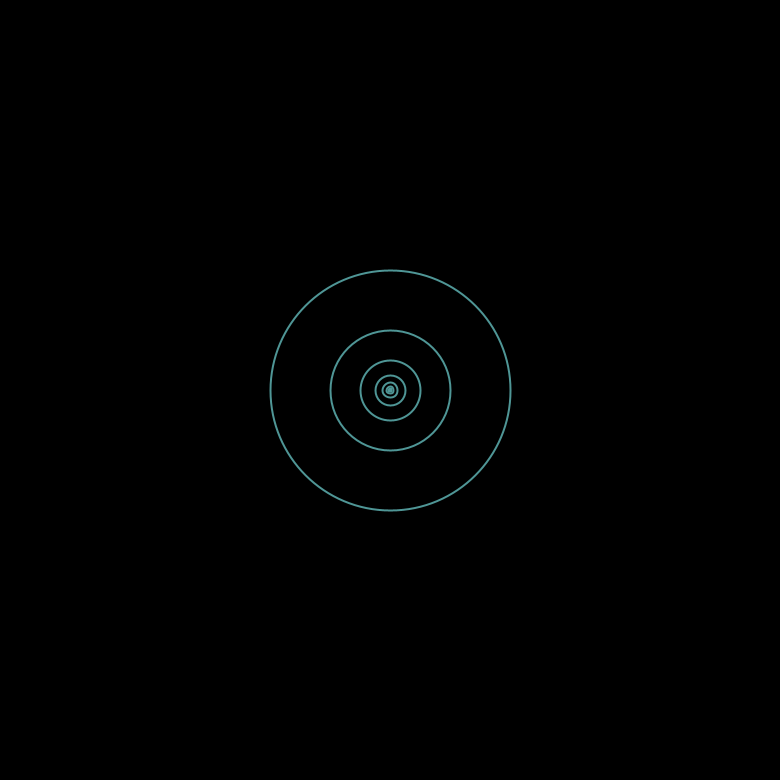
Frame 1 (no input)
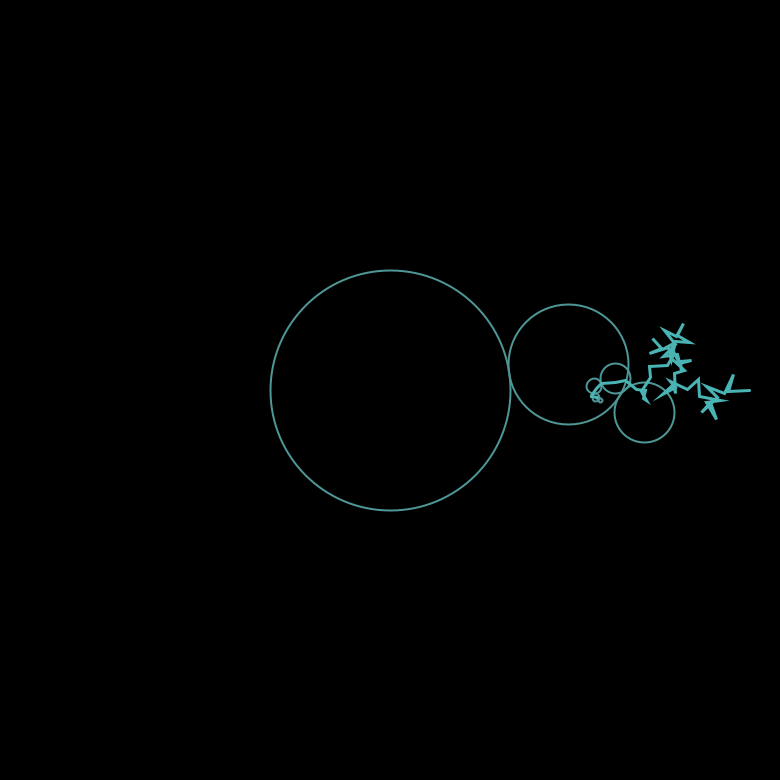
Frame 60 (the mouse pressed at the canvas centre just before this capture)
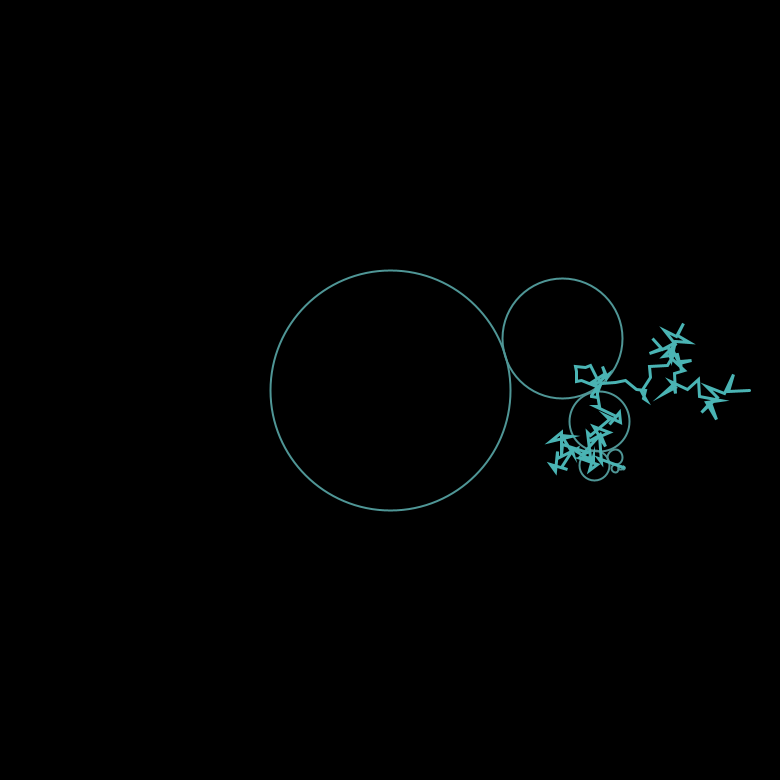
Frame 120 (the mouse held since frame 60 and released just before this capture)

The Processing sketch that drew these frames (run headless with seeded random() and noise(); from frame 60 on, the mouse is pressed at the canvas centre):

// Processing sketch: main
// ── main.pde
SpiroPainter painter;

void setup()
{
  surface.setTitle("Spiro-Graphs");
  surface.setResizable(false);
  surface.setLocation(displayWidth / 3, floor(0.1 * displayHeight));

  createPainter();

  size(780, 780);
  colorMode(HSB, 360, 255, 255);
}

void createPainter()
{
  var depth = 18;
  painter = new SpiroPainter(depth);
}

void draw()
{
  background(0);

  painter.render();
  painter.animate();
}

// ── Epicycle.pde
class Epicycle
{

  private Epicycle parent;
  private int depth;

  private float radius;
  private PVector position;

  private float angle;
  private float deltaAngle;

  private Epicycle child;

  /* Constructor definition */
  public Epicycle(Epicycle parent, int depth)
  {
    this.parent = parent;
    this.depth = depth;

    if (this.parent != null)
    {
      this.radius = 0.5 * this.parent.radius;
      this.position = new PVector();

      this.angle = 0f;

      /*
       * The following equations for the angular
       * frequency and the epicycle's rotational
       * direction, as well as for the parent-child
       * radii ratio, produce aesthetic unique designs
       * Below are given some examples in terms of
       * of [radiiRatio, angularEquation, directionEquation]:
       *
       * [0.09, this.depth / this.radius, cos(2 * this.depth + 1)]
       * [0.5, 2 * this.depth / this.radius, pow(-1, this.depth)]
       * [0.5, 21 * this.depth / pow(this.radius, 2), pow(-1, this.depth)]
       * [0.25, 9 * this.depth / pow(this.radius, 2), sin(2 * this.depth + 1)]
       * [0.25, 3 * this.depth / pow(this.radius, 1.5), sin(2 * this.depth + 1) | pow(-1, 1.5)]
       */
      var factor = TAU / (15 * this.depth);
      var equation = 21 * this.depth / pow(this.radius, 2);
      var sign = (pow(-1, this.depth) > 0 ? 1 : -1);
      equation *= factor;
      this.deltaAngle = equation * sign;
    }

    this.child = null;
  }

  public Epicycle(float radius, PVector position)
  {
    this(null, 0);

    this.radius = radius;
    this.position = position;
  }

  /* Function definition */
  public int getDepth()
  {
    return this.depth;
  }

  public PVector getPosition()
  {
    return this.position;
  }

  public Epicycle createChild()
  {
    this.child = new Epicycle(this, this.depth + 1);
    return this.child;
  }

  public void animate()
  {
    if (this.parent != null)
    {
      var newRadius = this.radius + this.parent.radius;
      var posX = newRadius * cos(this.angle);
      var posY = newRadius * sin(this.angle);
      this.position = new PVector(posX, posY);
      this.position.add(this.parent.getPosition());

      this.angle += this.deltaAngle;
    }
  }

  public void render()
  {
    pushMatrix();
    translate(this.position.x, this.position.y);

    noFill();
    stroke(180, 120, 150);
    strokeWeight(2);
    circle(0, 0, 2 * this.radius);

    popMatrix();
  }
}

// ── PathTracer.pde
class PathTracer
{

  private ArrayList<PVector> path;

  /* Constructor definition */
  public PathTracer()
  {
    this.path = new ArrayList<PVector>();
  }

  /* Function definition */
  public void addNewPoint(PVector point)
  {
    if (this.path != null)
      this.path.add(point);
  }

  public void render()
  {
    if (this.path != null)
    {
      noFill();
      strokeWeight(3);
      stroke(180, 150, 180);

      beginShape();
      for (var step : this.path)
        vertex(step.x, step.y);
      endShape();
    }
  }
}

// ── SpiroPainter.pde
class SpiroPainter
{

  private int depth;
  private ArrayList<Epicycle> epicycles;

  private PathTracer pathTracer;

  /* Constructor definition */
  public SpiroPainter(int depth)
  {
    this.depth = depth;

    this.createPainter();
    this.designPainter();

    this.pathTracer = new PathTracer();
  }

  /* Function definition */
  private void createPainter()
  {
    this.epicycles = new ArrayList<Epicycle>();

    var radius = 120f;
    var position = new PVector();
    var origin = new Epicycle(radius, position);

    this.epicycles.add(origin);
  }

  private void designPainter()
  {
    var current = this.epicycles.get(0);
    for (int d = 0; d < this.depth; d++)
    {
      var maxDepthExceeded = (current.getDepth() == this.depth);
      if (maxDepthExceeded) break;

      current = current.createChild();
      this.epicycles.add(current);
    }
  }

  public void animate()
  {
    if (this.epicycles != null)
    {
      for (var epicycle : this.epicycles)
        epicycle.animate();

      var index = this.epicycles.size() - 1;
      var epicycle = this.epicycles.get(index);
      this.pathTracer.addNewPoint(epicycle.getPosition());
    }
  }

  public void render()
  {
    pushMatrix();
    translate(width / 2, height / 2);

    this.renderPainter();
    this.pathTracer.render();
    popMatrix();
  }

  private void renderPainter()
  {
    if (this.epicycles != null)
    {
      for (var epicycle : this.epicycles)
        epicycle.render();
    }
  }
}
